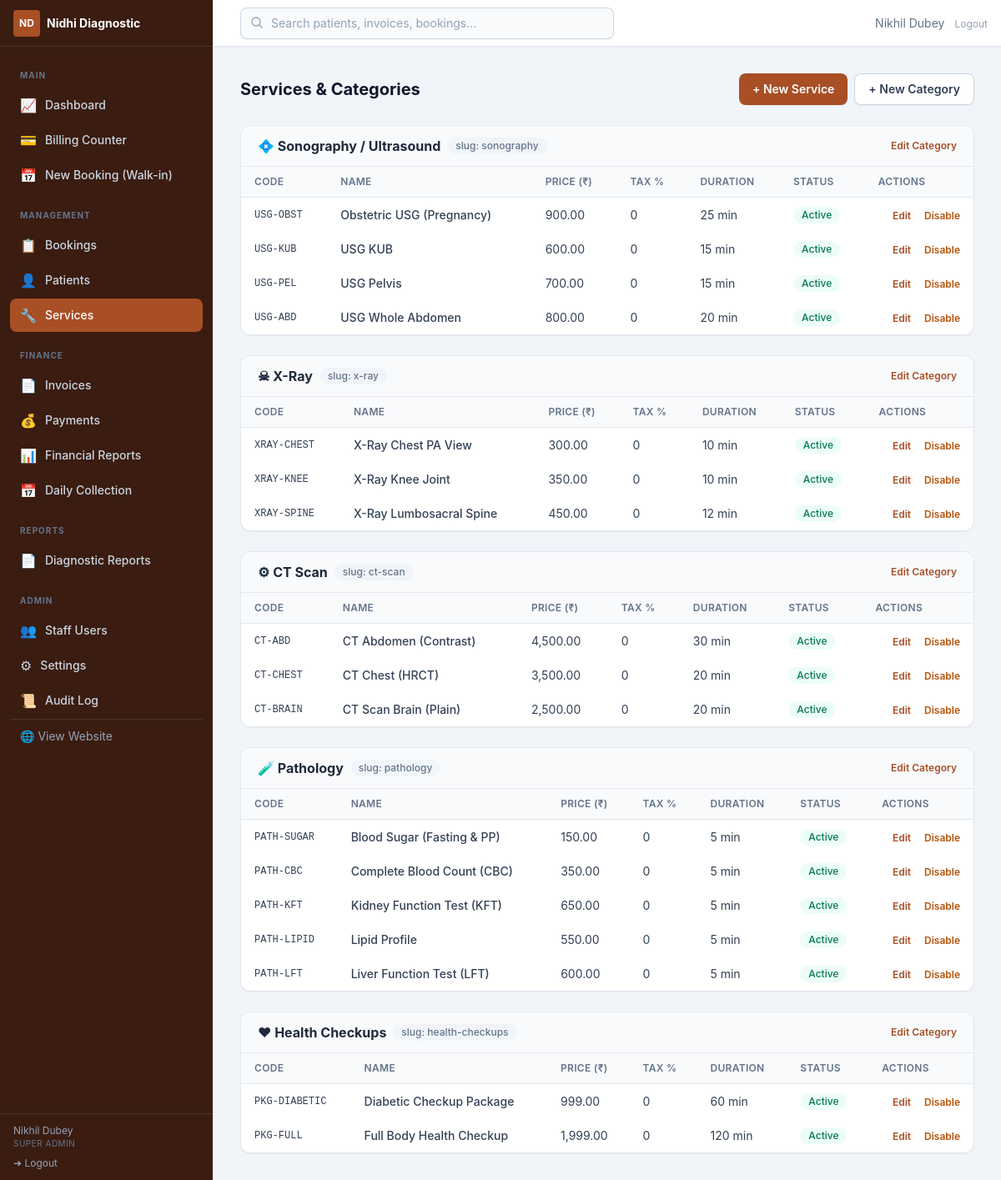
Page /admin/services/ (signed in) on the committed database.
### app/utils/helpers.py (models this page shows, shortened)
class Setting(db.Model):
    __tablename__ = "settings"
    key = db.Column(db.String(64), primary_key=True)
    value = db.Column(db.Text, nullable=False, default="")
    updated_at = db.Column(
        db.DateTime, default=lambda: datetime.now(timezone.utc).replace(tzinfo=None),
        onupdate=lambda: datetime.now(timezone.utc).replace(tzinfo=None),
    )
    updated_by = db.Column(db.Integer, db.ForeignKey("users.id", ondelete="SET NULL"))

### app/models/user.py (models this page shows, shortened)
class TimestampMixin:
    created_at = db.Column(db.DateTime, default=utcnow, nullable=False)
    updated_at = db.Column(db.DateTime, default=utcnow, onupdate=utcnow)

class User(db.Model, TimestampMixin, UserMixin):
    __tablename__ = "users"
    id = db.Column(db.Integer, primary_key=True)
    username = db.Column(db.String(64), unique=True, nullable=False, index=True)
    email = db.Column(db.String(254), unique=True)
    full_name = db.Column(db.String(128), nullable=False)
    password_hash = db.Column(db.String(256), nullable=False)
    role_id = db.Column(db.Integer, db.ForeignKey("roles.id"), nullable=False)
    is_active = db.Column(db.Boolean, default=True, nullable=False)
    last_login_at = db.Column(db.DateTime)
    role = db.relationship("Role", lazy="selectin")
    def has_permission(self, *codes) -> bool:
        if not self.role:
            return False
        if self.role.name == "super_admin":
            return True
        return bool(set(codes) & self.role.codes)

class Role(db.Model):
    __tablename__ = "roles"
    id = db.Column(db.Integer, primary_key=True)
    name = db.Column(db.String(32), unique=True, nullable=False, index=True)
    label = db.Column(db.String(64))
    permissions = db.relationship(
        "Permission", secondary="role_permissions", back_populates="roles",
        lazy="selectin",
    )

### app/models/service.py (models this page shows, shortened)
class ServiceCategory(db.Model, TimestampMixin):
    __tablename__ = "service_categories"
    id = db.Column(db.Integer, primary_key=True)
    name = db.Column(db.String(96), unique=True, nullable=False)
    slug = db.Column(db.String(96), unique=True, nullable=False, index=True)
    icon = db.Column(db.String(64))  # inline svg key / emoji
    description = db.Column(db.Text)
    sort_order = db.Column(db.Integer, default=0, nullable=False)
    is_active = db.Column(db.Boolean, default=True, nullable=False)
    services = db.relationship(
        "Service", back_populates="category", lazy="dynamic",
        order_by="Service.name",
    )

class Service(db.Model, TimestampMixin):
    __tablename__ = "services"
    id = db.Column(db.Integer, primary_key=True)
    code = db.Column(db.String(32), unique=True, nullable=False, index=True)
    name = db.Column(db.String(128), nullable=False, index=True)
    category_id = db.Column(
        db.Integer, db.ForeignKey("service_categories.id"), nullable=False
    )
    description = db.Column(db.Text)
    preparation_instructions = db.Column(db.Text)
    duration_minutes = db.Column(db.Integer, default=30)
    price = db.Column(db.Numeric(10, 2), nullable=False, default=0)
    show_price_public = db.Column(db.Boolean, default=True, nullable=False)
    discount_eligible = db.Column(db.Boolean, default=True, nullable=False)
    tax_percent = db.Column(db.Numeric(5, 2), default=0, nullable=False)
    requires_appointment = db.Column(db.Boolean, default=True, nullable=False)
    is_active = db.Column(db.Boolean, default=True, nullable=False)
    category = db.relationship("ServiceCategory", back_populates="services")
    bookings = db.relationship(
        "BookingService", back_populates="service", lazy="dynamic"
    )

### app/admin/services.py (the view)
@services_bp.route("/")
@login_required
@permission_required("services.manage")
def index():
    rows = _load_service_rows()
    return render_template("admin/services/index.html", category_rows=rows)

### app/admin/services.py (called while the page is built)
def _load_service_rows():
    from app.models.service import ServiceCategory as Cat
    cats = Cat.query.order_by(Cat.sort_order, Cat.name).all()
    out = []
    for c in cats:
        rows = (Service.query.filter_by(category_id=c.id)
                .order_by(Service.name).all())
        out.append((c, rows))
    return out

### app/models/user.py (called while the page is built)
@login_manager.user_loader
def load_user(user_id):
    return db.session.get(User, int(user_id))

### app/utils/helpers.py (called while the page is built)
def get_setting(key, default=""):
    row = db.session.get(Setting, key)
    if row is not None:
        return row.value
    return SETTING_DEFAULTS.get(key, default)

def permission_required(*permissions):
    def decorator(view):
        @wraps(view)
        def wrapped(*args, **kwargs):
            if not current_user.is_authenticated:
                return redirect(url_for("auth.login", next=request.url))
            if not current_user.has_permission(*permissions):
                abort(403)
            return view(*args, **kwargs)
        return wrapped
    return decorator

### app/templates/admin/services/index.html (shortened to what this page needs)
{% extends "admin/base.html" %}
{% block content %}
<div class="flex flex-wrap items-center justify-between gap-3">
  <h1 class="text-xl font-bold text-slate-900">Services &amp; Categories</h1>
  <div class="flex gap-2">
    <a href="{{ url_for('services.new_service') }}" class="btn-primary text-sm">+ New Service</a>
    <a href="{{ url_for('services.new_category') }}" class="btn-secondary text-sm">+ New Category</a>
  </div>
</div>
<div class="mt-6 space-y-6">
  {% for cat, rows in category_rows %}
  <section class="card overflow-hidden">
    <div class="flex items-center justify-between border-b bg-slate-50 px-5 py-3">
      <h2 class="flex items-center gap-2 font-bold text-slate-800">{{ cat.icon or '&#9877;' }} {{ cat.name }}
        <span class="badge bg-slate-100 text-slate-500">slug: {{ cat.slug }}</span>
      </h2>
      <a href="{{ url_for('services.edit_category', cat_id=cat.id) }}" class="text-xs font-semibold text-brand-700 hover:underline">Edit Category</a>
    </div>
    <div class="overflow-x-auto">
    <table class="table-base table-responsive">
      <thead><tr><th>Code</th><th>Name</th><th>Price (₹)</th><th>Tax %</th><th>Duration</th><th>Status</th><th class="text-right">Actions</th></tr></thead>
      <tbody>
        {% for s in rows %}
        <tr>
          <td data-label="Code" class="font-mono text-xs">{{ s.code }}</td>
          <td data-label="Name" class="font-medium">{{ s.name }}</td>
          <td data-label="Price">{{ '{:,.2f}'.format(s.price|float) }}</td>
          <td data-label="Tax %">{{ s.tax_percent or 0 }}</td>
          <td data-label="Duration">{{ s.duration_minutes }} min</td>
          <td data-label="Status"><span class="badge {{ 'bg-emerald-50 text-emerald-700' if s.is_active else 'bg-slate-100 text-slate-500' }}">{{ 'Active' if s.is_active else 'Inactive' }}</span></td>
          <td data-label="Actions" class="text-right space-x-3">
            <a href="{{ url_for('services.edit_service', svc_id=s.id) }}" class="text-xs font-semibold text-brand-700 hover:underline">Edit</a>
            <form method="post" action="{{ url_for('services.toggle_service', svc_id=s.id) }}" class="inline">
              <button type="submit" class="text-xs font-semibold text-amber-700 hover:underline">{{ 'Disable' if s.is_active else 'Enable' }}</button>
            </form>
          </td>
        </tr>
        {% else %}
        <tr><td colspan="7" class="px-4 py-4 text-center text-sm text-slate-400">No services in this category yet.</td></tr>
        {% endfor %}
      </tbody>
    </table>
    </div>
  </section>
  {% endfor %}
</div>
{% endblock %}

### app/templates/admin/base.html (shortened to what this page needs)
{% extends "base.html" %}
{% block body %}
<div class="flex h-screen bg-slate-100" x-data="{ sidebar: window.innerWidth >= 1024 }"
     @resize.window="sidebar = window.innerWidth >= 1024"
     @keydown.escape.window="if (window.innerWidth < 1024) sidebar = false">
  <aside class="fixed inset-y-0 left-0 z-30 flex w-64 flex-col border-r border-slate-200 bg-brand-950 text-slate-200 transition-transform duration-300 ease-in-out lg:translate-x-0"
         :class="sidebar ? 'translate-x-0' : '-translate-x-full'">
    <div class="flex h-14 items-center justify-between gap-2 border-b border-white/10 px-4">
      <div class="flex min-w-0 items-center gap-2">
        <span class="flex h-8 w-8 flex-none items-center justify-center rounded bg-brand-700 text-xs font-bold text-white">ND</span>
        <span class="truncate text-sm font-bold text-white">{{ center_name() }}</span>
      </div>
    </div>
    <nav class="flex-1 space-y-0.5 overflow-y-auto p-3 text-sm">
      {% macro nav_item(href, label, icon, perm='dashboard.view') -%}
        {% if current_user.has_permission(perm) %}
        <a href="{{ href }}" @click="if (window.innerWidth < 1024) sidebar = false" class="flex items-center gap-2.5 rounded-lg px-3 py-2 font-medium transition
          {% if request.path.rstrip('/') == href.rstrip('/') %}bg-brand-700 text-white{% else %}text-slate-300 hover:bg-white/5 hover:text-white{% endif %}">
          <span class="text-base">{{ icon | safe }}</span>{{ label }}
        </a>
        {% endif %}
      {%- endmacro %}
      <p class="px-3 pt-3 pb-1 text-[10px] font-bold uppercase tracking-widest text-slate-500">Main</p>
      {{ nav_item(url_for('admin_dash.dashboard'), 'Dashboard', '&#128200;') }}
      {{ nav_item(url_for('billing.counter'), 'Billing Counter', '&#128179;', 'billing.manage') }}
      {{ nav_item(url_for('bookings.create'), 'New Booking (Walk-in)', '&#128197;', 'bookings.manage') }}
      <p class="px-3 pt-4 pb-1 text-[10px] font-bold uppercase tracking-widest text-slate-500">Management</p>
      {{ nav_item(url_for('bookings.index'), 'Bookings', '&#128203;', 'bookings.manage') }}
      {{ nav_item(url_for('patients.index'), 'Patients', '&#128100;', 'patients.manage') }}
      {{ nav_item(url_for('services.index'), 'Services', '&#128295;', 'services.manage') }}
      <p class="px-3 pt-4 pb-1 text-[10px] font-bold uppercase tracking-widest text-slate-500">Finance</p>
      {{ nav_item(url_for('invoices.index'), 'Invoices', '&#128196;', 'billing.manage') }}
      {{ nav_item(url_for('payments.index'), 'Payments', '&#128176;', 'payments.manage') }}
      {{ nav_item(url_for('finreports.index'), 'Financial Reports', '&#128202;', 'finreports.view') }}
      {{ nav_item(url_for('finreports.daily_collection'), 'Daily Collection', '&#128197;', 'finreports.view') }}
      <p class="px-3 pt-4 pb-1 text-[10px] font-bold uppercase tracking-widest text-slate-500">Reports</p>
      {{ nav_item(url_for('reports.index'), 'Diagnostic Reports', '&#128196;', 'reports.manage') }}
      <p class="px-3 pt-4 pb-1 text-[10px] font-bold uppercase tracking-widest text-slate-500">Admin</p>
      {{ nav_item(url_for('users.index'), 'Staff Users', '&#128101;', 'users.manage') }}
      {{ nav_item(url_for('settings.index'), 'Settings', '&#9881;', 'settings.manage') }}
      {{ nav_item(url_for('audit.index'), 'Audit Log', '&#128220;', 'audit.view') }}
      <hr class="my-4 border-white/10">
      <a href="{{ url_for('website.home') }}" class="flex items-center gap-2.5 rounded-lg px-3 py-2 text-sm text-slate-400 hover:bg-white/5 hover:text-white" target="_blank">
        &#127760; View Website
      </a>
    </nav>
    <div class="border-t border-white/10 px-4 py-3">
      <div class="text-xs text-slate-400 truncate">{{ current_user.full_name }}</div>
      <div class="text-[10px] uppercase tracking-wider text-slate-500">{{ current_user.role.label if current_user.role else current_user.role_name }}</div>
      <a href="{{ url_for('auth.logout') }}" class="mt-2 flex items-center gap-1.5 text-xs text-slate-400 hover:text-white">
        &#10140; Logout
      </a>
    </div>
  </aside>
  <div class="flex flex-1 flex-col pl-0 lg:pl-64">
    <header class="sticky top-0 z-20 flex h-14 items-center justify-between border-b border-slate-200 bg-white px-4 shadow-sm">
      <div class="relative ml-4 hidden max-w-md flex-1 sm:block" x-data="globalSearch()">
        <input type="text" x-model="q" @input.debounce.350ms="doSearch()"
               placeholder="Search patients, invoices, bookings..." class="input w-full bg-slate-50 pl-9" />
        <svg class="absolute left-3 top-2.5 h-4 w-4 text-slate-400" fill="none" stroke="currentColor" stroke-width="2" viewBox="0 0 24 24"><path stroke-linecap="round" stroke-linejoin="round" d="M21 21l-5.197-5.197m0 0A7.5 7.5 0 105.196 5.196a7.5 7.5 0 0010.607 10.607z"/></svg>
      </div>
      <div class="flex items-center gap-3 text-sm">
        <span class="hidden text-slate-500 md:inline">{{ current_user.full_name }}</span>
        <form method="post" action="{{ url_for('auth.logout') }}">
          <button type="submit" class="text-xs text-slate-400 hover:text-red-600">Logout</button>
        </form>
      </div>
    </header>
    <div class="flex-1 overflow-y-auto p-4 sm:p-6 lg:p-8">
      {% block content %}{% endblock %}
    </div>
  </div>
</div>
{% endblock %}

### rows in the picture
Setting: value "Nidhi Diagnostic"
User: full_name "Nikhil Dubey"
Role: role "SUPER ADMIN"
ServiceCategory: icon "💠", name "Sonography / Ultrasound", slug "sonography"
Service: code "USG-OBST", name "Obstetric USG (Pregnancy)", price "900.00", tax_percent "0", duration_minutes "25", is_active "Active", is_active "Disable"
Service: code "USG-KUB", name "USG KUB", price "600.00", tax_percent "0", duration_minutes "15", is_active "Active", is_active "Disable"
Service: code "USG-PEL", name "USG Pelvis", price "700.00", tax_percent "0", duration_minutes "15", is_active "Active", is_active "Disable"
Service: code "USG-ABD", name "USG Whole Abdomen", price "800.00", tax_percent "0", duration_minutes "20", is_active "Active", is_active "Disable"
ServiceCategory: icon "☠", name "X-Ray", slug "x-ray"
Service: code "XRAY-CHEST", name "X-Ray Chest PA View", price "300.00", tax_percent "0", duration_minutes "10", is_active "Active", is_active "Disable"
Service: code "XRAY-KNEE", name "X-Ray Knee Joint", price "350.00", tax_percent "0", duration_minutes "10", is_active "Active", is_active "Disable"
Service: code "XRAY-SPINE", name "X-Ray Lumbosacral Spine", price "450.00", tax_percent "0", duration_minutes "12", is_active "Active", is_active "Disable"
ServiceCategory: icon "⚙", name "CT Scan", slug "ct-scan"
Service: code "CT-ABD", name "CT Abdomen (Contrast)", price "4,500.00", tax_percent "0", duration_minutes "30", is_active "Active", is_active "Disable"
Service: code "CT-CHEST", name "CT Chest (HRCT)", price "3,500.00", tax_percent "0", duration_minutes "20", is_active "Active", is_active "Disable"
Service: code "CT-BRAIN", name "CT Scan Brain (Plain)", price "2,500.00", tax_percent "0", duration_minutes "20", is_active "Active", is_active "Disable"
ServiceCategory: icon "🧪", name "Pathology", slug "pathology"
Service: code "PATH-SUGAR", name "Blood Sugar (Fasting & PP)", price "150.00", tax_percent "0", duration_minutes "5", is_active "Active", is_active "Disable"
Service: code "PATH-CBC", name "Complete Blood Count (CBC)", price "350.00", tax_percent "0", duration_minutes "5", is_active "Active", is_active "Disable"
Service: code "PATH-KFT", name "Kidney Function Test (KFT)", price "650.00", tax_percent "0", duration_minutes "5", is_active "Active", is_active "Disable"
Service: code "PATH-LIPID", name "Lipid Profile", price "550.00", tax_percent "0", duration_minutes "5", is_active "Active", is_active "Disable"
Service: code "PATH-LFT", name "Liver Function Test (LFT)", price "600.00", tax_percent "0", duration_minutes "5", is_active "Active", is_active "Disable"
ServiceCategory: icon "❤", name "Health Checkups", slug "health-checkups"
Service: code "PKG-DIABETIC", name "Diabetic Checkup Package", price "999.00", tax_percent "0", duration_minutes "60", is_active "Active", is_active "Disable"
Service: code "PKG-FULL", name "Full Body Health Checkup", price "1,999.00", tax_percent "0", duration_minutes "120", is_active "Active", is_active "Disable"

### other values in the picture
{{ icon | safe }} "📈 💳 📅 📋 👤 🔧 📄 💰 📊 📅 📄 👥 ⚙ 📜"
{{ label }} "Dashboard Billing Counter New Booking (Walk-in) Bookings Patients Services Invoices Payments Financial Reports Daily Collection Diagnostic Reports Staff Users Settings Audit Log"
